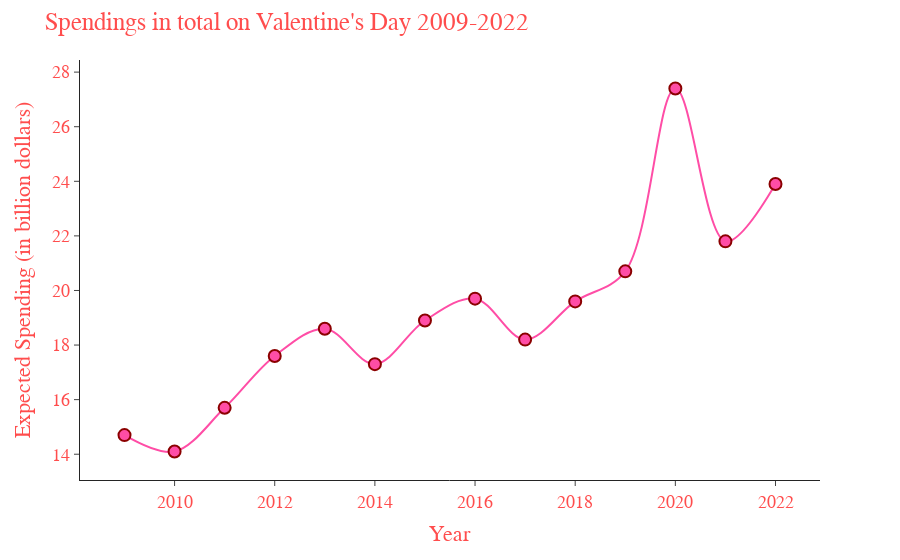

Notebook source saved alongside this figure:
### Code cell
fig = px.line(hstes, x="Year", y="Expected Spending (in billion dollars)", markers=True, line_shape='spline')

fig.update_layout(
    title="Spendings in total on Valentine's Day 2009-2022",
    font=dict(
        family=font_family,
        size=18,
        color="#ff4d4d",
    )
)

fig.update_traces(line_color="#ff4da6",
                  selector=dict(type='scatter'),
                  marker=dict(size=12,
                              line=dict(width=2,
                                        color='darkred')),
                 )

fig.show()

### Figure 1 — Plotly figure (JSON) as saved in the notebook; plotly's stock layout.template omitted (floating-point values rounded to 4 significant figures)
{"data": [{"hovertemplate": "Year=%{x}<br>Expected Spending (in billion dollars)=%{y}<extra></extra>", "legendgroup": "", "line": {"color": "#ff4da6", "dash": "solid", "shape": "spline"}, "marker": {"line": {"color": "darkred", "width": 2}, "size": 12, "symbol": "circle"}, "mode": "lines+markers", "name": "", "orientation": "v", "showlegend": false, "type": "scatter", "x": [2009, 2010, 2011, 2012, 2013, 2014, 2015, 2016, 2017, 2018, 2019, 2020, 2021, 2022], "xaxis": "x", "y": [14.7, 14.1, 15.7, 17.6, 18.6, 17.3, 18.9, 19.7, 18.2, 19.6, 20.7, 27.4, 21.8, 23.9], "yaxis": "y"}], "layout": {"font": {"color": "#ff4d4d", "family": "Verdana", "size": 18}, "legend": {"tracegroupgap": 0}, "margin": {"t": 60}, "title": {"text": "Spendings in total on Valentine's Day 2009-2022"}, "xaxis": {"anchor": "y", "domain": [0, 1], "title": {"text": "Year"}}, "yaxis": {"anchor": "x", "domain": [0, 1], "title": {"text": "Expected Spending (in billion dollars)"}}}}
